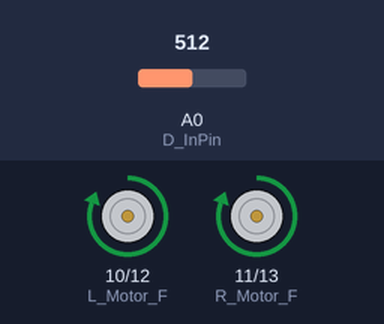
The sketch below on a simulated Arduino Uno, built with avr-gcc and run on an emulated ATmega328P. On the bench: motor-driver pin pairs drawn as motors (green arrow = first pin HIGH = forward, orange = second pin HIGH = backward, longer = more drive). The test bench sets the inputs (shaded band); at power-on: A0 (D_InPin) = 512.

Above: at 1.2 s.
1.3 s: A0 (D_InPin) set to 53
2.8 s: A0 (D_InPin) set to 46
At 3.4 s:
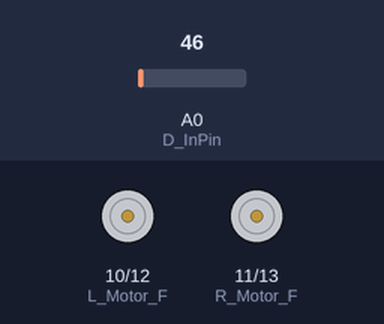
4.3 s: A0 (D_InPin) set to 122
At 5.5 s:
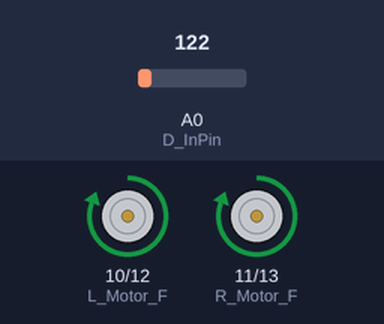
5.8 s: A0 (D_InPin) set to 0
At 6.8 s:
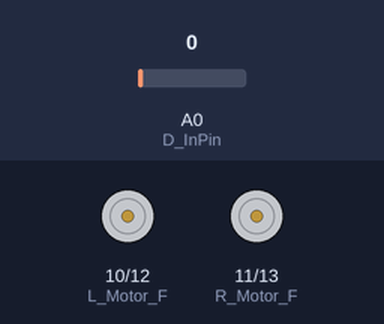
Timing chart, 0 to 8.3 s (numbered marks = the images above; inputs shaded):
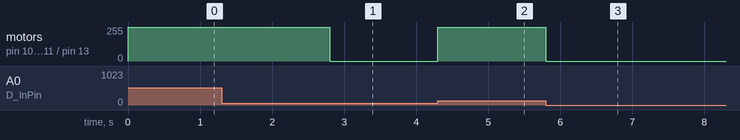

The sketch:

kadai7.ino
```cpp
#define ZERO 0
#define D_InPin A0
#define RValue 50
#define D_OutPin 9
#define L_Motor_F 10
#define R_Motor_F 11
#define L_Motor_B 12
#define R_Motor_B 13

int dValue = ZERO;

void setup() {
  pinMode(L_Motor_F,OUTPUT); //set the L_Motor_F(pin10)
  pinMode(R_Motor_F,OUTPUT); //set the R_Motor_F(pin11)
  pinMode(L_Motor_B,OUTPUT); //set the L_Motor_B(pin12)
  pinMode(R_Motor_B,OUTPUT); //set the R_Motor_B(pin13)
  digitalWrite(L_Motor_F,LOW); //set the L_Motor_F (pin10) off
  digitalWrite(R_Motor_F,LOW); //set the R_Motor_F (pin11) off

}

void loop() {
  dValue = analogRead(D_InPin);
  if(RValue <= dValue){
    analogWrite(L_Motor_F,255);
    analogWrite(R_Motor_F,255);
  }else {
    analogWrite(L_Motor_F,0);
    analogWrite(R_Motor_F,0);
  }
}
```

Measured:
- the behaviour switches between 50 and 49 on A0 (D_InPin) (found by bisection; images 0 and 1)
- after the input at 1.3 s, every drawn part: stays the same
- after the input at 2.8 s, motor on pin 10 (L_Motor_F) / pin 12 (L_Motor_B), motor on pin 11 (R_Motor_F) / pin 13 (R_Motor_B): forward 255/255 → stopped at once
- after the input at 4.3 s, motor on pin 10 (L_Motor_F) / pin 12 (L_Motor_B), motor on pin 11 (R_Motor_F) / pin 13 (R_Motor_B): stopped → forward 255/255 at once
- after the input at 5.8 s, motor on pin 10 (L_Motor_F) / pin 12 (L_Motor_B), motor on pin 11 (R_Motor_F) / pin 13 (R_Motor_B): forward 255/255 → stopped at once
